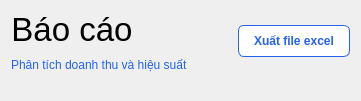
      <widget class="QWidget" name="report">
       <property name="styleSheet">
        <string notr="true">#report {
    background-color: #EFF6FF; /* Đổi thành #DBEAFE nếu thích đậm hơn */
}</string>
       </property>
       <layout class="QVBoxLayout" name="verticalLayout_2">
        <item>
         <layout class="QVBoxLayout" name="verticalLayout_4">
          <item>
           <layout class="QHBoxLayout" name="horizontalLayout_2" stretch="0,0,0">
            <property name="spacing">
             <number>10</number>
            </property>
            <item>
             <layout class="QVBoxLayout" name="verticalLayout_3">
              <item alignment="Qt::AlignLeft">
               <widget class="QLabel" name="label_5">
                <property name="font">
                 <font>
                  <family>.AppleSystemUIFont</family>
                  <pointsize>25</pointsize>
                  <weight>50</weight>
                  <italic>false</italic>
                  <bold>false</bold>
                 </font>
                </property>
                <property name="styleSheet">
                 <string notr="true">font: 25pt &quot;.AppleSystemUIFont&quot;;</string>
                </property>
                <property name="text">
                 <string>Báo cáo </string>
                </property>
                <property name="alignment">
                 <set>Qt::AlignCenter</set>
                </property>
               </widget>
              </item>
              <item>
               <widget class="QLabel" name="lbl_1">
                <property name="styleSheet">
                 <string notr="true">color: #2563EB;</string>
                </property>
                <property name="text">
                 <string>Phân tích doanh thu và hiệu suất</string>
                </property>
                <property name="alignment">
                 <set>Qt::AlignLeading|Qt::AlignLeft|Qt::AlignVCenter</set>
                </property>
               </widget>
              </item>
             </layout>
            </item>
            <item>
             <spacer name="horizontalSpacer_2">
              <property name="orientation">
               <enum>Qt::Horizontal</enum>
              </property>
              <property name="sizeHint" stdset="0">
               <size>
                <width>40</width>
                <height>20</height>
               </size>
              </property>
             </spacer>
            </item>
            <item>
             <widget class="QPushButton" name="btn_excel">
              <property name="styleSheet">
               <string notr="true">QPushButton {
    background-color: white;
    color: #2563EB; /* Chữ màu xanh dương chủ đạo */
    font-weight: bold;
    border: 1px solid #2563EB; /* Viền màu xanh dương chủ đạo */
    border-radius: 6px;
    padding: 8px 15px;
}

QPushButton:hover {
    background-color: #EFF6FF; /* Đổ nền xanh cực nhạt khi rê chuột vào */
    color: #1D4ED8; /* Chữ xanh đậm hơn một chút xíu */
    border: 1px solid #1D4ED8; /* Viền cũng đậm theo */
}</string>
              </property>
              <property name="text">
               <string>Xuất file excel</string>
              </property>
              <property name="icon">
               <iconset>
                <normaloff>../../../share.png</normaloff>../../../share.png</iconset>
              </property>
             </widget>
            </item>
           </layout>
          </item>
          <item>
           <layout class="QHBoxLayout" name="horizontalLayout_7">
            <item>
             <widget class="QFrame" name="frame_3">
              <property name="styleSheet">
               <string notr="true">.QFrame { /* DẤU CHẤM THẦN THÁNH Ở ĐÂY NÈ */
    background-color: #FFFFFF; 
    border: 1px solid #93C5FD; 
    border-radius: 10px;
}

/* Đảm bảo Label luôn trong suốt và không viền */
QLabel {
    border: none;
    background-color: transparent;
}</string>
              </property>
              <property name="frameShape">
               <enum>QFrame::StyledPanel</enum>
              </property>
              <property name="frameShadow">
               <enum>QFrame::Raised</enum>
              </property>
              <widget class="QLabel" name="label_10">
               <property name="geometry">
                <rect>
                 <x>50</x>
                 <y>10</y>
                 <width>101</width>
                 <height>21</height>
                </rect>
               </property>
               <property name="font">
                <font>
                 <pointsize>-1</pointsize>
                 <weight>75</weight>
                 <bold>true</bold>
                </font>
               </property>
               <property name="styleSheet">
                <string notr="true">QLabel {
    color: #2563EB; /* Xanh dương chủ đạo nhưng đầm hơn một chút */
    font-size: 15px;
    font-weight: bold;
    border: none;
    background-color: transparent;
}</string>
               </property>
               <property name="text">
                <string>Tổng</string>
               </property>
              </widget>
              <widget class="QLabel" name="lbl_income">
               <property name="geometry">
                <rect>
                 <x>50</x>
                 <y>30</y>
                 <width>221</width>
                 <height>31</height>
                </rect>
               </property>
               <property name="font">
                <font>
                 <pointsize>25</pointsize>
                 <weight>75</weight>
                 <bold>true</bold>
                </font>
               </property>
               <property name="text">
                <string>...</string>
               </property>
              </widget>
              <widget class="QLabel" name="label_18">
               <property name="geometry">
                <rect>
                 <x>50</x>
                 <y>70</y>
                 <width>141</width>
                 <height>21</height>
                </rect>
               </property>
               <property name="font">
                <font>
                 <pointsize>-1</pointsize>
                 <weight>50</weight>
                 <bold>false</bold>
                </font>
               </property>
               <property name="styleSheet">
                <string notr="true">QLabel {
    color: #64748B; /* Xám xanh ánh dương */
    font-size: 12px;
    font-weight: normal;
    border: none;
    background-color: transparent;
}</string>
               </property>
               <property name="text">
                <string>Doanh thu</string>
               </property>
              </widget>
             </widget>
            </item>
            <item>
             <widget class="QFrame" name="frame_8">
              <property name="styleSheet">
               <string notr="true">.QFrame { /* DẤU CHẤM THẦN THÁNH Ở ĐÂY NÈ */
    background-color: #FFFFFF; 
    border: 1px solid #93C5FD; 
    border-radius: 10px;
}

/* Đảm bảo Label luôn trong suốt và không viền */
QLabel {
    border: none;
    background-color: transparent;
}</string>
              </property>
              <property name="frameShape">
               <enum>QFrame::StyledPanel</enum>
              </property>
              <property name="frameShadow">
               <enum>QFrame::Raised</enum>
              </property>
              <widget class="QLabel" name="label_19">
               <property name="geometry">
                <rect>
                 <x>50</x>
                 <y>10</y>
                 <width>191</width>
                 <height>21</height>
                </rect>
               </property>
               <property name="font">
                <font>
                 <pointsize>-1</pointsize>
                 <weight>75</weight>
                 <bold>true</bold>
                </font>
               </property>
               <property name="styleSheet">
                <string notr="true">QLabel {
    color: #2563EB; /* Xanh dương chủ đạo nhưng đầm hơn một chút */
    font-size: 15px;
    font-weight: bold;
    border: none;
    background-color: transparent;
}</string>
               </property>
               <property name="text">
                <string>Lợi nhuận ròng</string>
               </property>
              </widget>
              <widget class="QLabel" name="lbl_profit">
               <property name="geometry">
                <rect>
                 <x>50</x>
                 <y>30</y>
                 <width>221</width>
                 <height>31</height>
                </rect>
               </property>
               <property name="font">
                <font>
                 <pointsize>25</pointsize>
                 <weight>75</weight>
                 <bold>true</bold>
                </font>
               </property>
               <property name="text">
                <string>...</string>
               </property>
              </widget>
             </widget>
            </item>
            <item>
             <widget class="QFrame" name="frame_9">
              <property name="styleSheet">
               <string notr="true">.QFrame { /* DẤU CHẤM THẦN THÁNH Ở ĐÂY NÈ */
    background-color: #FFFFFF; 
    border: 1px solid #93C5FD; 
    border-radius: 10px;
}

/* Đảm bảo Label luôn trong suốt và không viền */
QLabel {
    border: none;
    background-color: transparent;
}</string>
              </property>
              <property name="frameShape">
               <enum>QFrame::StyledPanel</enum>
              </property>
              <property name="frameShadow">
               <enum>QFrame::Raised</enum>
              </property>
              <widget class="QLabel" name="label_26">
               <property name="geometry">
                <rect>
                 <x>50</x>
                 <y>10</y>
                 <width>191</width>
                 <height>21</height>
                </rect>
               </property>
               <property name="font">
                <font>
                 <pointsize>-1</pointsize>
                 <weight>75</weight>
                 <bold>true</bold>
                </font>
               </property>
               <property name="styleSheet">
                <string notr="true">QLabel {
    color: #2563EB; /* Xanh dương chủ đạo nhưng đầm hơn một chút */
    font-size: 15px;
    font-weight: bold;
    border: none;
    background-color: transparent;
}</string>
               </property>
               <property name="text">
                <string>Tháng tốt nhất</string>
               </property>
              </widget>
              <widget class="QLabel" name="lbl_best">
               <property name="geometry">
                <rect>
                 <x>50</x>
                 <y>30</y>
                 <width>221</width>
                 <height>31</height>
                </rect>
               </property>
               <property name="font">
                <font>
                 <pointsize>25</pointsize>
                 <weight>75</weight>
                 <bold>true</bold>
                </font>
               </property>
               <property name="text">
                <string>...</string>
               </property>
              </widget>
              <widget class="QLabel" name="label_27">
               <property name="geometry">
                <rect>
                 <x>50</x>
                 <y>70</y>
                 <width>261</width>
                 <height>16</height>
                </rect>
               </property>
               <property name="font">
                <font>
                 <pointsize>-1</pointsize>
                 <weight>50</weight>
                 <bold>false</bold>
                </font>
               </property>
               <property name="styleSheet">
                <string notr="true">QLabel {
    color: #64748B; /* Xám xanh ánh dương */
    font-size: 12px;
    font-weight: normal;
    border: none;
    background-color: transparent;
}</string>
               </property>
               <property name="text">
                <string>Doanh thu: ...</string>
               </property>
              </widget>
             </widget>
            </item>
           </layout>
          </item>
         </layout>
        </item>
        <item>
         <layout class="QHBoxLayout" name="horizontalLayout">
          <item>
           <widget class="QFrame" name="frame_bieudo">
            <property name="styleSheet">
             <string notr="true">.QFrame { /* DẤU CHẤM THẦN THÁNH Ở ĐÂY NÈ */
    background-color: #FFFFFF; 
    border: 1px solid #93C5FD; 
    border-radius: 10px;
}

/* Đảm bảo Label luôn trong suốt và không viền */
QLabel {
    border: none;
    background-color: transparent;
}</string>
            </property>
            <property name="frameShape">
             <enum>QFrame::StyledPanel</enum>
            </property>
            <property name="frameShadow">
             <enum>QFrame::Raised</enum>
            </property>
            <widget class="QLabel" name="label_14">
             <property name="geometry">
              <rect>
               <x>20</x>
               <y>10</y>
               <width>441</width>
               <height>31</height>
              </rect>
             </property>
             <property name="font">
              <font>
               <family>.AppleSystemUIFont</family>
               <pointsize>18</pointsize>
               <weight>50</weight>
               <italic>false</italic>
               <bold>false</bold>
              </font>
             </property>
             <property name="styleSheet">
              <string notr="true">font: 18pt &quot;.AppleSystemUIFont&quot;;</string>
             </property>
             <property name="text">
              <string>Doanh thu &amp; Lợi nhuận - Hàng tháng</string>
             </property>
            </widget>
           </widget>
          </item>
          <item>
           <widget class="QFrame" name="frame_bieudo_2">
            <property name="styleSheet">
             <string notr="true">.QFrame { /* DẤU CHẤM THẦN THÁNH Ở ĐÂY NÈ */
    background-color: #FFFFFF; 
    border: 1px solid #93C5FD; 
    border-radius: 10px;
}

/* Đảm bảo Label luôn trong suốt và không viền */
QLabel {
    border: none;
    background-color: transparent;
}</string>
            </property>
            <property name="frameShape">
             <enum>QFrame::StyledPanel</enum>
            </property>
            <property name="frameShadow">
             <enum>QFrame::Raised</enum>
            </property>
            <widget class="QLabel" name="label_16">
             <property name="geometry">
              <rect>
               <x>20</x>
               <y>10</y>
               <width>301</width>
               <height>31</height>
              </rect>
             </property>
             <property name="font">
              <font>
               <family>.AppleSystemUIFont</family>
               <pointsize>18</pointsize>
               <weight>50</weight>
               <italic>false</italic>
               <bold>false</bold>
              </font>
             </property>
             <property name="styleSheet">
              <string notr="true">font: 18pt &quot;.AppleSystemUIFont&quot;;</string>
             </property>
             <property name="text">
              <string>Top 5 sản phẩm bán chạy</string>
             </property>
            </widget>
           </widget>
          </item>
         </layout>
        </item>
        <item>
         <widget class="QFrame" name="frame_4">
          <property name="styleSheet">
           <string notr="true">.QFrame { /* DẤU CHẤM THẦN THÁNH Ở ĐÂY NÈ */
    background-color: #FFFFFF; 
    border: 1px solid #93C5FD; 
    border-radius: 10px;
}

/* Đảm bảo Label luôn trong suốt và không viền */
QLabel {
    border: none;
    background-color: transparent;
}</string>
          </property>
          <property name="frameShape">
           <enum>QFrame::StyledPanel</enum>
          </property>
          <property name="frameShadow">
           <enum>QFrame::Raised</enum>
          </property>
          <widget class="QLabel" name="label">
           <property name="geometry">
            <rect>
             <x>20</x>
             <y>10</y>
             <width>381</width>
             <height>31</height>
            </rect>
           </property>
           <property name="font">
            <font>
             <pointsize>18</pointsize>
            </font>
           </property>
           <property name="text">
            <string>Bảng chi tiết doanh thu</string>
           </property>
          </widget>
          <widget class="QTableWidget" name="tableWidget">
           <property name="geometry">
            <rect>
             <x>20</x>
             <y>50</y>
             <width>1131</width>
             <height>161</height>
            </rect>
           </property>
           <property name="styleSheet">
            <string notr="true">QTableWidget {
    background-color: #FFFFFF;
    alternate-background-color: #F8FAFC; /* Màu xám xanh cực nhạt cho dòng chẵn/lẻ */
    border: 1px solid #E5E7EB;
    border-radius: 8px;
    gridline-color: #E5E7EB; /* Lưới mờ */
    outline: none;
}

/* Thanh Tiêu đề (Header) */
QHeaderView::section {
    background-color: #EFF6FF; /* Nền xanh dương cực nhạt */
    color: #1E40AF; /* Chữ xanh đậm */
    font-weight: bold;
    border: none;
    border-bottom: 2px solid #BFDBFE; /* Đường kẻ dưới của Header */
    padding: 8px;
	font-size: 15px;
}

/* Các ô dữ liệu */
QTableWidget::item {
    padding: 5px;
	color: rgb(0, 0, 0);
}</string>
           </property>
           <column>
            <property name="text">
             <string>Tháng</string>
            </property>
           </column>
           <column>
            <property name="text">
             <string>Doanh thu</string>
            </property>
           </column>
           <column>
            <property name="text">
             <string>Lợi nhuận</string>
            </property>
           </column>
          </widget>
         </widget>
        </item>
       </layout>
      </widget>
